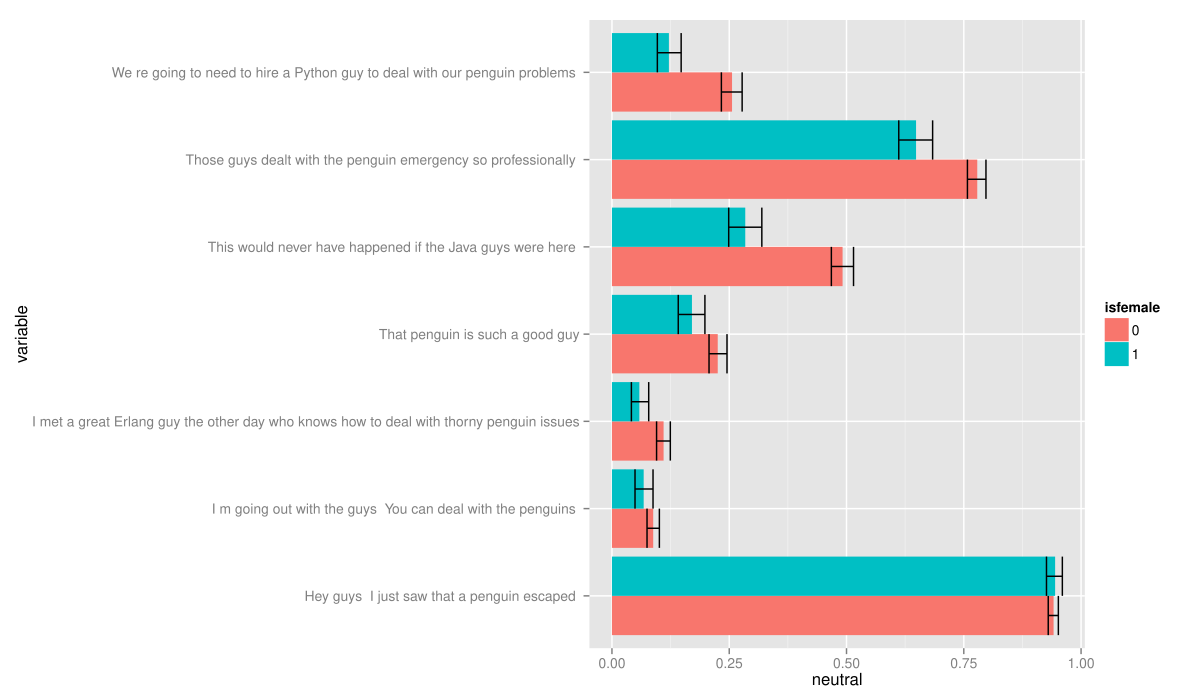

Here is the R script that generated this plot:
library("ggplot2")
library("reshape")

responses <- read.csv("guys-guys-guys-no-email.csv")
responses <- responses[, 1:9]

mresponses <- melt(responses,
	               id.vars = c("Timestamp", "Do.you.identify.as.a.woman."))

mresponses <- transform(mresponses,
	                    isfemale = factor(ifelse(Do.you.identify.as.a.woman. == "Yes", 1, 0)))
mresponses <- transform(mresponses,
	                    variable = gsub(".", " ", variable, fixed = TRUE))
mresponses <- transform(mresponses, neutral = ifelse(value == "gender neutral", 1, 0))

ggplot(mresponses,
	   aes(x = variable, y = neutral, group = isfemale, fill = isfemale)) +
  stat_summary(fun.data = "mean_cl_boot",
  	           geom = "bar",
  	           position = "dodge") +
  stat_summary(fun.data = "mean_cl_boot",
  	           geom = "errorbar",
  	           position = "dodge") +
  coord_flip()
ggsave("errorbars.pdf", width = 12, height = 7)
